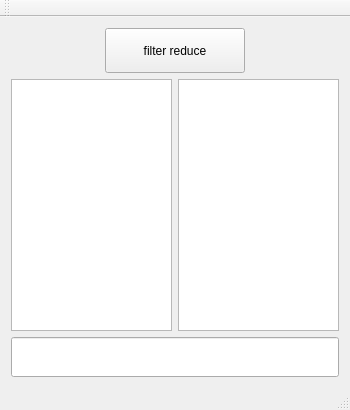
<?xml version="1.0" encoding="UTF-8"?>
<ui version="4.0">
 <class>MainWindow</class>
 <widget class="QMainWindow" name="MainWindow">
  <property name="geometry">
   <rect>
    <x>0</x>
    <y>0</y>
    <width>350</width>
    <height>410</height>
   </rect>
  </property>
  <property name="minimumSize">
   <size>
    <width>350</width>
    <height>410</height>
   </size>
  </property>
  <property name="windowTitle">
   <string>MainWindow</string>
  </property>
  <widget class="QWidget" name="centralWidget">
   <layout class="QGridLayout" name="gridLayout">
    <item row="0" column="0">
     <layout class="QVBoxLayout" name="verticalLayout">
      <item>
       <layout class="QHBoxLayout" name="horizontalLayout">
        <item>
         <spacer name="horizontalSpacer">
          <property name="orientation">
           <enum>Qt::Horizontal</enum>
          </property>
          <property name="sizeHint" stdset="0">
           <size>
            <width>40</width>
            <height>20</height>
           </size>
          </property>
         </spacer>
        </item>
        <item>
         <widget class="QPushButton" name="btn">
          <property name="minimumSize">
           <size>
            <width>140</width>
            <height>45</height>
           </size>
          </property>
          <property name="text">
           <string>filter reduce</string>
          </property>
         </widget>
        </item>
        <item>
         <spacer name="horizontalSpacer_2">
          <property name="orientation">
           <enum>Qt::Horizontal</enum>
          </property>
          <property name="sizeHint" stdset="0">
           <size>
            <width>40</width>
            <height>20</height>
           </size>
          </property>
         </spacer>
        </item>
       </layout>
      </item>
      <item>
       <layout class="QHBoxLayout" name="horizontalLayout_2">
        <item>
         <widget class="QListWidget" name="widget_1"/>
        </item>
        <item>
         <spacer name="horizontalSpacer_3">
          <property name="orientation">
           <enum>Qt::Horizontal</enum>
          </property>
          <property name="sizeHint" stdset="0">
           <size>
            <width>40</width>
            <height>20</height>
           </size>
          </property>
         </spacer>
        </item>
        <item>
         <widget class="QListWidget" name="widget_2"/>
        </item>
       </layout>
      </item>
      <item>
       <widget class="QLineEdit" name="line">
        <property name="minimumSize">
         <size>
          <width>0</width>
          <height>40</height>
         </size>
        </property>
       </widget>
      </item>
     </layout>
    </item>
   </layout>
  </widget>
  <widget class="QMenuBar" name="menuBar">
   <property name="geometry">
    <rect>
     <x>0</x>
     <y>0</y>
     <width>350</width>
     <height>32</height>
    </rect>
   </property>
  </widget>
  <widget class="QToolBar" name="mainToolBar">
   <attribute name="toolBarArea">
    <enum>TopToolBarArea</enum>
   </attribute>
   <attribute name="toolBarBreak">
    <bool>false</bool>
   </attribute>
  </widget>
  <widget class="QStatusBar" name="statusBar"/>
 </widget>
 <layoutdefault spacing="6" margin="11"/>
 <resources/>
 <connections/>
</ui>
